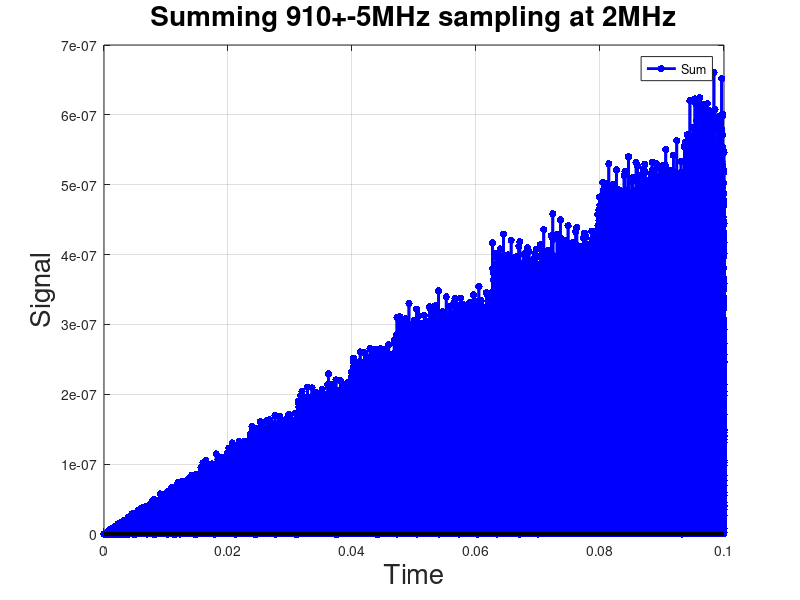

The MATLAB script that drew this image:
clc;    % Clear the command window.
close all;  % Close all figures (except those of imtool.)
clear;  % Erase all existing variables. Or clearvars if you want.
workspace;  % Make sure the workspace panel is showing.
format long g;
format compact;
fontSize = 20;

% Make 0.1 seconds sampled every 1/1000 of a second
t = 0 : 1/2000000 : 0.1;

% Define sine wave parameters.
f1 = 905e6; % per second
T1 = 1/f1; % period, seconds
amp1 = 1; % amplitude
f2 = 910e6; % per second
T2 = 1/f2; % period, seconds
amp2 = 1; % amplitude
f3 = 915e6; % per second
T3 = 1/f2; % period, seconds
amp3 = 1; % amplitude


% Make signals.
signal1 = amp1 * sin(2*pi*t/T1);
signal2 = amp2 * sin(2*pi*t/T2);
signal3 = amp3 * sin(2*pi*t/T3);
signal = signal1 + signal2 +signal3;
plot(t, abs(signal), 'b.-', 'LineWidth', 2, 'MarkerSize', 16);
grid on;
title('Summing 910+-5MHz sampling at 2MHz', 'FontSize', fontSize);
xlabel('Time', 'FontSize', fontSize);
ylabel('Signal', 'FontSize', fontSize);
% Make bolder x axis
line(xlim, [0,0], 'Color', 'k', 'LineWidth', 3);
legend('Sum');

